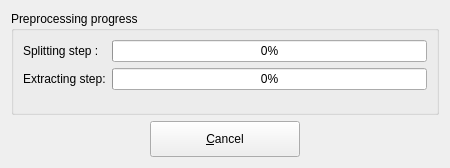
<?xml version="1.0" encoding="UTF-8"?>
<ui version="4.0">
 <class>ProgressWidget</class>
 <widget class="QWidget" name="ProgressWidget">
  <property name="geometry">
   <rect>
    <x>0</x>
    <y>0</y>
    <width>450</width>
    <height>168</height>
   </rect>
  </property>
  <property name="sizePolicy">
   <sizepolicy hsizetype="MinimumExpanding" vsizetype="Fixed">
    <horstretch>0</horstretch>
    <verstretch>0</verstretch>
   </sizepolicy>
  </property>
  <property name="minimumSize">
   <size>
    <width>450</width>
    <height>0</height>
   </size>
  </property>
  <property name="windowTitle">
   <string>Form</string>
  </property>
  <layout class="QVBoxLayout" name="verticalLayout">
   <item>
    <widget class="QGroupBox" name="groupBox">
     <property name="sizePolicy">
      <sizepolicy hsizetype="MinimumExpanding" vsizetype="Expanding">
       <horstretch>0</horstretch>
       <verstretch>0</verstretch>
      </sizepolicy>
     </property>
     <property name="maximumSize">
      <size>
       <width>16777215</width>
       <height>16777215</height>
      </size>
     </property>
     <property name="title">
      <string>Preprocessing progress</string>
     </property>
     <property name="flat">
      <bool>false</bool>
     </property>
     <layout class="QVBoxLayout" name="verticalLayout_2">
      <item>
       <layout class="QFormLayout" name="formLayout">
        <item row="0" column="0">
         <widget class="QLabel" name="label">
          <property name="text">
           <string>Splitting step :</string>
          </property>
         </widget>
        </item>
        <item row="0" column="1">
         <widget class="QProgressBar" name="_split_progressbar">
          <property name="sizePolicy">
           <sizepolicy hsizetype="MinimumExpanding" vsizetype="Fixed">
            <horstretch>0</horstretch>
            <verstretch>0</verstretch>
           </sizepolicy>
          </property>
          <property name="value">
           <number>0</number>
          </property>
         </widget>
        </item>
        <item row="1" column="0">
         <widget class="QLabel" name="label_2">
          <property name="text">
           <string>Extracting step:</string>
          </property>
         </widget>
        </item>
        <item row="1" column="1">
         <widget class="QProgressBar" name="_extract_progressbar">
          <property name="sizePolicy">
           <sizepolicy hsizetype="MinimumExpanding" vsizetype="Fixed">
            <horstretch>0</horstretch>
            <verstretch>0</verstretch>
           </sizepolicy>
          </property>
          <property name="value">
           <number>0</number>
          </property>
         </widget>
        </item>
       </layout>
      </item>
     </layout>
    </widget>
   </item>
   <item>
    <layout class="QGridLayout" name="gridLayout">
     <item row="0" column="0">
      <widget class="QPushButton" name="_cancel_button">
       <property name="sizePolicy">
        <sizepolicy hsizetype="Fixed" vsizetype="Fixed">
         <horstretch>0</horstretch>
         <verstretch>0</verstretch>
        </sizepolicy>
       </property>
       <property name="minimumSize">
        <size>
         <width>150</width>
         <height>36</height>
        </size>
       </property>
       <property name="text">
        <string>&amp;Cancel</string>
       </property>
      </widget>
     </item>
    </layout>
   </item>
  </layout>
 </widget>
 <resources/>
 <connections/>
</ui>
